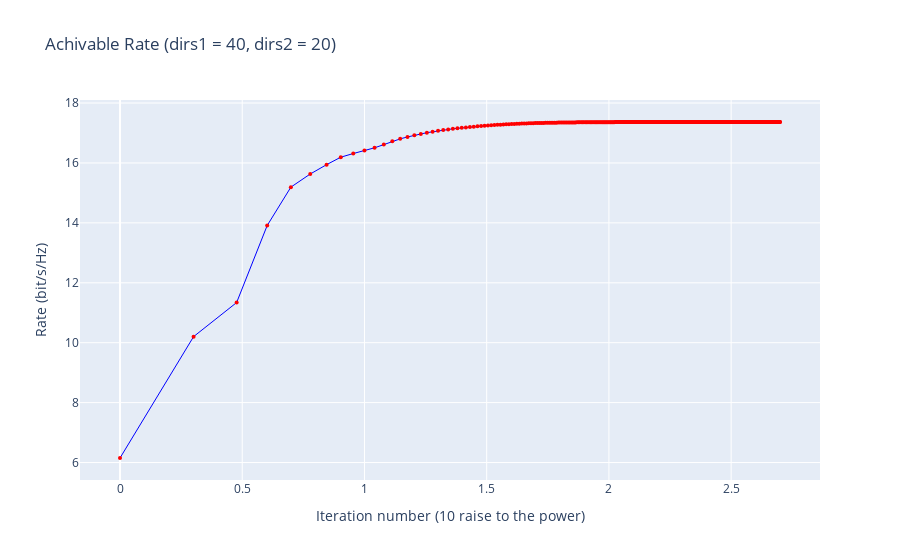

Notebook code cell kept with this figure:
### Code cell
# Create the line plot
normal_rate_fig = go.Figure(data=go.Scatter(
    x=np.log10(np.arange(0, len(rate_average))+1),
    y=rate_average, 
    mode='lines+markers',  # Line + Markers
    marker=dict(size=4, color='red'),  # Marker style
    line=dict(color='blue', width=1),  # Line style
    name='Line with Markers'
)) 

# Add titles and labels
normal_rate_fig.update_layout(
    title='Achivable Rate (dirs1 = 40, dirs2 = 20)',
    xaxis_title='Iteration number (10 raise to the power)',
    yaxis_title='Rate (bit/s/Hz)'
)

### Figure 1 — Plotly figure (JSON) as saved in the notebook; plotly's stock layout.template omitted (floating-point values rounded to 4 significant figures; data arrays with more than 128 entries replaced by an {"elided": "..."} marker saying what was removed)
{"data": [{"line": {"color": "blue", "width": 1}, "marker": {"color": "red", "size": 4}, "mode": "lines+markers", "name": "Line with Markers", "type": "scatter", "x": {"elided": "501 float values"}, "y": {"elided": "501 float values"}}], "layout": {"title": {"text": "Achivable Rate (dirs1 = 40, dirs2 = 20)"}, "xaxis": {"title": {"text": "Iteration number (10 raise to the power)"}}, "yaxis": {"title": {"text": "Rate (bit/s/Hz)"}}}}
